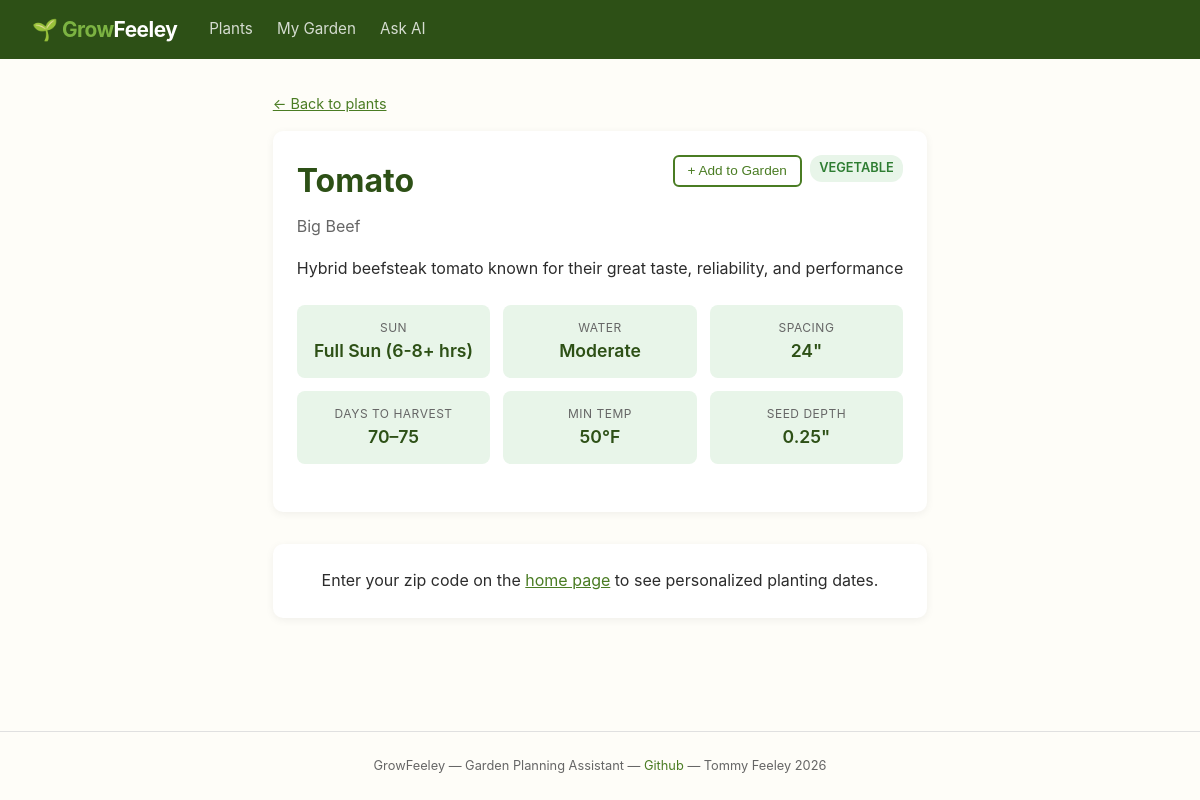
/plants/69/, run on the app's committed database.
### garden/models.py (models this page shows, shortened)
class Plant(models.Model):
    class PlantType(models.TextChoices):
        VEGETABLE = 'vegetable', 'Vegetable'
        FRUIT = 'fruit', 'Fruit'
        HERB = 'herb', 'Herb'
        FLOWER = 'flower', 'Flower'
    class SunRequirement(models.TextChoices):
        FULL_SUN = 'full_sun', 'Full Sun (6-8+ hrs)'
        PARTIAL_SUN = 'partial_sun', 'Partial Sun (4-6 hrs)'
        PARTIAL_SHADE = 'partial_shade', 'Partial Shade (2-4 hrs)'
        FULL_SHADE = 'full_shade', 'Full Shade (<2 hrs)'
    class WaterNeeds(models.TextChoices):
        LOW = 'low', 'Low'
        MODERATE = 'moderate', 'Moderate'
        HIGH = 'high', 'High'
    name = models.CharField(max_length=100, help_text="Common name, e.g. 'Tomato'")
    variety = models.CharField(max_length=100, blank=True, help_text="Specific variety, e.g. 'Sun Sugar'")
    plant_type = models.CharField(max_length=20, choices=PlantType.choices)
    description = models.TextField(blank=True)
    days_to_maturity_min = models.PositiveIntegerField(help_text="Minimum days from transplant/sow to harvest")
    days_to_maturity_max = models.PositiveIntegerField(help_text="Maximum days from transplant/sow to harvest")
    sun_requirement = models.CharField(max_length=20, choices=SunRequirement.choices)
    water_needs = models.CharField(max_length=20, choices=WaterNeeds.choices)
    spacing_inches = models.PositiveIntegerField(help_text="Space between plants in inches")
    seed_depth_inches = models.DecimalField(max_digits=4, decimal_places=2, null=True, blank=True)
    min_temp_f = models.IntegerField(help_text="Minimum temperature the plant can handle (°F)")
    start_indoors = models.BooleanField(default=False)
    weeks_start_indoors = models.IntegerField(
        null=True, blank=True,
        help_text="Weeks BEFORE last frost to start indoors (positive number)"
    )
    weeks_transplant = models.IntegerField(
        default=0,
        help_text="Weeks AFTER last frost to transplant outside"
    )
    can_direct_sow = models.BooleanField(default=True)
    weeks_direct_sow = models.IntegerField(
        null=True, blank=True,
        help_text="Weeks AFTER last frost for direct sow (negative = before)"
    )
    growing_tips = models.TextField(blank=True)
    class Meta:
        ordering = ['name', 'variety']
        unique_together = ['name', 'variety']
    @property
    def display_name(self):
        if self.variety:
            return f"{self.name} ({self.variety})"
        return self.name

### garden/views.py (the view, shortened to what this page needs)
# urls.py: path('plants/<int:pk>/', views.plant_detail, name='plant_detail'),
def plant_detail(request, pk):
    plant = get_object_or_404(Plant, pk=pk)
    zip_code = request.GET.get('zip', '').strip()
    frost_data, zone_str, zone_error = _get_zone_context(zip_code)
    calendar = None
    if frost_data:
        calendar = plant.get_calendar(frost_data)
    companions = CompanionRelationship.objects.filter(
        Q(plant_a=plant) | Q(plant_b=plant)
    ).select_related('plant_a', 'plant_b')
    companion_data = []
    return render(request, 'garden/plant_detail.html', {
        'plant': plant,
        'frost_data': frost_data,
        'zone_str': zone_str,
        'calendar': calendar,
        'zip_code': zip_code,
        'companions': companion_data,
    })

### garden/views.py (called while the page is built)
def _get_zone_context(zip_code):
    if not zip_code:
        return None, None, None
    return lookup_zone(zip_code)

### garden/templates/garden/plant_detail.html (shortened to what this page needs)
{% extends "garden/base.html" %}
{% block content %}
<a href="{% url 'garden:plant_list' %}{% if zip_code %}?zip={{ zip_code }}{% endif %}" class="back-link">← Back to plants</a>
<div class="card">
    <div class="plant-header">
        <div>
            <h1>{{ plant.name }}</h1>
            {% if plant.variety %}<p class="subtitle" style="margin-bottom: 0;">{{ plant.variety }}</p>{% endif %}
        </div>
        <div style="display: flex; gap: 0.5rem; align-items: start;">
            <button class="btn btn-outline" id="garden-toggle-btn"
                    onclick="toggleGarden({{ plant.pk }}, '{{ plant.display_name|escapejs }}')"
                    style="font-size: 0.85rem; padding: 0.4rem 0.8rem;">
                + Add to Garden
            </button>
            <span class="tag tag-{{ plant.plant_type }}">{{ plant.get_plant_type_display }}</span>
        </div>
    </div>
    {% if plant.description %}
    <p>{{ plant.description }}</p>
    {% endif %}
    <div class="info-grid">
        <div class="info-item">
            <div class="label">Sun</div>
            <div class="value">{{ plant.get_sun_requirement_display }}</div>
        </div>
        <div class="info-item">
            <div class="label">Water</div>
            <div class="value">{{ plant.get_water_needs_display }}</div>
        </div>
        <div class="info-item">
            <div class="label">Spacing</div>
            <div class="value">{{ plant.spacing_inches }}"</div>
        </div>
        <div class="info-item">
            <div class="label">Days to Harvest</div>
            <div class="value">{{ plant.days_to_maturity_min }}–{{ plant.days_to_maturity_max }}</div>
        </div>
        <div class="info-item">
            <div class="label">Min Temp</div>
            <div class="value">{{ plant.min_temp_f }}°F</div>
        </div>
        {% if plant.seed_depth_inches %}
        <div class="info-item">
            <div class="label">Seed Depth</div>
            <div class="value">{{ plant.seed_depth_inches }}"</div>
        </div>
        {% endif %}
    </div>
</div>
{% if calendar %}
<div class="section">
    <div class="card">
        <h2>📅 Your Planting Calendar — Zone {{ calendar.zone }}</h2>
        <p class="subtitle">Based on your zip code {{ zip_code }}</p>
        <dl class="calendar-dates">
            {% if calendar.start_indoors %}
            <dt>🏠 Start Indoors</dt>
            <dd>{{ calendar.start_indoors|date:"F j, Y" }}</dd>
            {% endif %}
            {% if calendar.transplant %}
            <dt>🌿 Transplant Outside</dt>
            <dd>{{ calendar.transplant|date:"F j, Y" }}</dd>
            {% endif %}
            {% if calendar.direct_sow %}
            <dt>🌱 Direct Sow</dt>
            <dd>{{ calendar.direct_sow|date:"F j, Y" }}</dd>
            {% endif %}
            {% if calendar.harvest_start %}
            <dt>🍅 Harvest Window</dt>
            <dd>{{ calendar.harvest_start|date:"F j" }} — {{ calendar.harvest_end|date:"F j, Y" }}</dd>
            {% endif %}
            <dt>❄️ Last Frost</dt>
            <dd>{{ calendar.last_frost|date:"F j" }}</dd>
            <dt>🍂 First Frost</dt>
            <dd>{{ calendar.first_frost|date:"F j" }}</dd>
        </dl>
        {% if calendar.frost_warning %}
        <div class="frost-warning">
            ⚠️ Heads up — this plant's harvest window may extend past your first frost date.
            Consider starting earlier or using frost protection.
        </div>
        {% endif %}
    </div>
</div>
{% elif not frost_data %}
<div class="section">
    <div class="card" style="text-align: center;">
        <p>Enter your zip code on the <a href="/">home page</a> to see personalized planting dates.</p>
    </div>
</div>
{% endif %}
{% endblock %}

### data on the page
Plant: name "Tomato", variety "Big Beef", plant_type "VEGETABLE", description "Hybrid beefsteak tomato known for their great taste, reliability, and performance", sun_requirement "Full Sun (6-8+ hrs)", water_needs "Moderate", spacing_inches "24", days_to_maturity_min "70", days_to_maturity_max "75", min_temp_f "50", seed_depth_inches "0.25"
